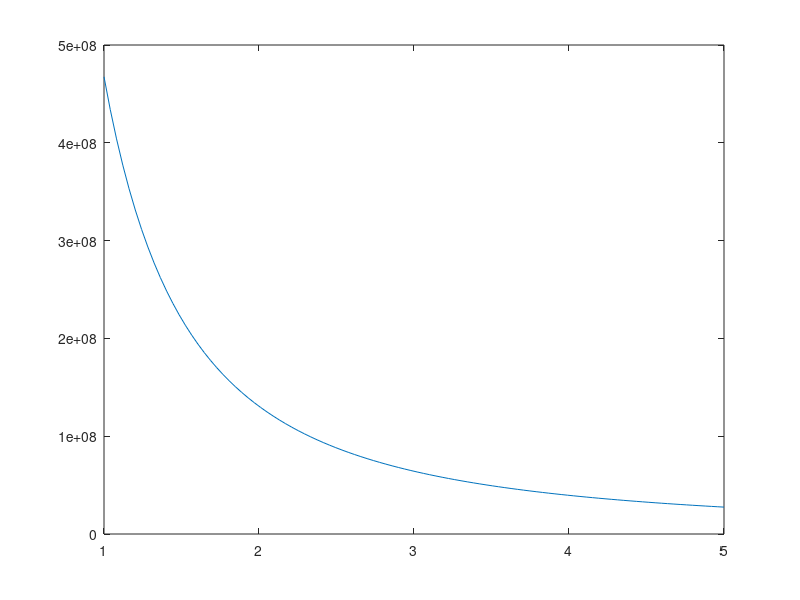

This figure's MATLAB source: (Note: this script raises an error after producing the figure.)
% sizing holes for links/bearings stress conc

clear; clc; close all;

Sy = 2.76e+8; % N/m^2, Aluminum 6061-T6
T_m = 2.22; % Nm, from the gearbox output
FOS = 2;
S_allow = Sy/FOS;

d = 4/1000; %  from thickness of crankGeo
t_array = linspace(1/1000, 5/1000, 100); % defined as r_o of rod - r_i of rod

F_spring = 110; % N

r_i = 5/1000; % also have to optimize this

r_c = r_i + t_array/2;

S_bending = F_spring/2 .* (r_c) .* (r_c - r_i) ./ (1/12 .* d .* (t_array).^3);

S_axial = F_spring/2 ./ t_array / d;

S_combined = S_bending + S_axial;

figure(1)
plot(t_array*1000,S_combined);
hold on;
yline(S_allow);
legend("Combined stress", "Yield strength, FOS = 2");
xlabel("thickness of radial circle (mm)");
ylabel("Combined stress (MPa)");

t_optimal = 2.65/1000; % from plot

r_i_array = linspace(1/1000, 10/1000, 100);

r_c_array = r_i_array + t_optimal/2;

S_bending = F_spring/2 .* (r_c_array) .* (r_c_array - r_i_array) ./ (1/12 .* d .* (t_optimal).^3);

S_axial = F_spring/2 ./ t_optimal / d;

S_combined = S_bending + S_axial;

figure(2)
plot(r_i_array*1000,S_combined);
hold on;
yline(S_allow);
legend("Combined stress", "Yield strength, FOS = 2");
xlabel("inner radius (mm)");
ylabel("Combined stress (MPa)");